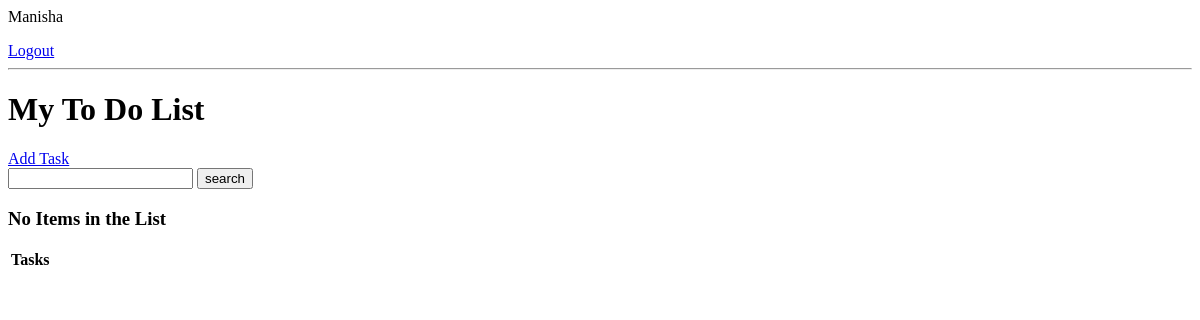
The app's page / (signed in), older data.
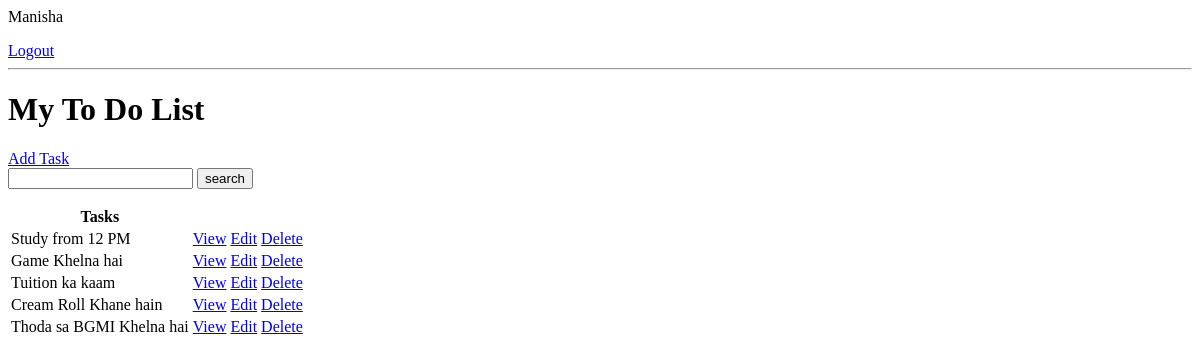
The same page, newer data.
### base/models.py (models this page shows, shortened)
class Task(models.Model):
    user= models.ForeignKey(User ,on_delete=models.CASCADE,null=True,blank=True)
    title=models.CharField(max_length=200)
    description=models.TextField(null=True,blank=True)
    complete=models.BooleanField(default=False)
    create=models.DateTimeField(auto_now_add=True)
    class Meta:
       ordering= ['complete']

### base/views.py (the view)
# urls.py: path('',TaskList.as_view(),name='tasks'),
class TaskList(LoginRequiredMixin, ListView):
    model = Task
    context_object_name = 'tasks'
    def get_context_data(self, **kwargs):
        context = super().get_context_data(**kwargs)
        context['tasks'] = context['tasks'].filter(user=self.request.user)
        context['count'] = context['tasks'].filter(complete=False).count()
        search_input=self.request.GET.get('search-area') or ''
        if search_input:
            context['tasks']=context['tasks'].filter(title__startswith=search_input)
        context['search_input'] = search_input
        return context

### base/templates/base/task_list.html
{%if request.user.is_authenticated %}
    <p>{{request.user}} </p>
    <a href="{% url "logout" %}">Logout</a>
{%else%}
    <a href="{% url "login" %}">Login</a>
{% endif %}
<hr>
<h1>My To Do List</h1>
<a href="{% url "task-create" %}">Add Task</a>
<form method="GET">
    <input type="text"name="search-area" value="{{search_input}}">
    <input type="submit" value="search">
</form>
<table>
    <tr>
        <th>Tasks</th>
    </tr>
    {% for task in tasks%}
    <tr>
        <td>{{task.title}}</td>
        <td><a href="{% url 'task' task.id %}">View</a></td>
        <td><a href="{% url "task-update" task.id %}">Edit</a></td>
        <td><a href="{% url "task-delete" task.id %}">Delete</a></td>
    </tr>
    {%empty%}
        <h3>No Items in the List</h3>
    {% endfor %}
</table>

Row changes from the older to the newer data that the page shows:
added Task: title "Study from 12 PM"
added Task: title "Game Khelna hai"
added Task: title "Tuition ka kaam"
added Task: title "Cream Roll Khane hain"
added Task: title "Thoda sa BGMI Khelna hai"
Text that changed along with them:
text no longer shown: "No Items in the List"
